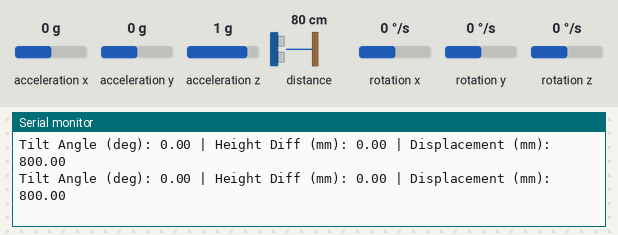
The sketch below on a simulated ESP32. Parts: the last lines printed to the serial monitor. The inputs (shaded band) are chosen by the test bench; at power-on: acceleration x 0 g, acceleration z 1 g, distance to the obstacle 80 cm, rotation y 0 °/s, acceleration y 0 g, rotation x 0 °/s, rotation z 0 °/s.

Above: at 1.2 s.
1.3 s: acceleration x set to -1.4 g
At 1.54 s:
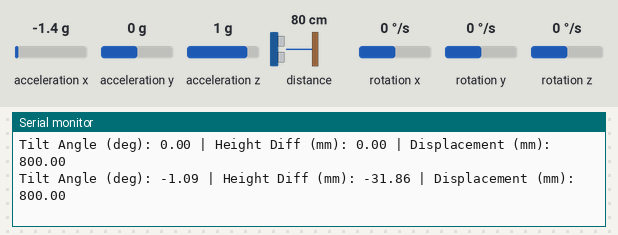
2.8 s: acceleration z set to -1.4 g
At 2.92 s:
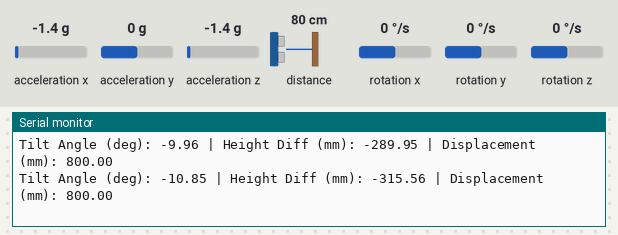
4.3 s: distance to the obstacle set to 2 cm
At 4.31 s:
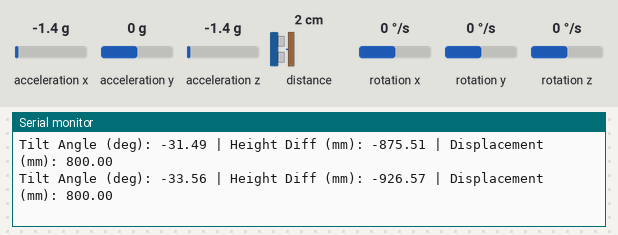
5.8 s: rotation y set to -192 °/s
At 5.83 s:
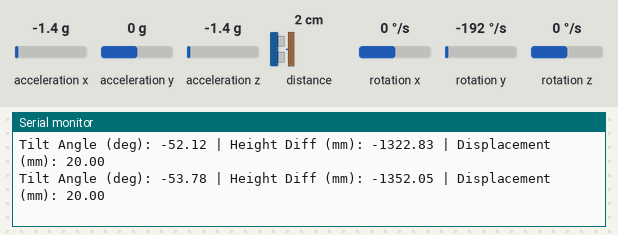
Timing chart, 0 to 8.3 s (numbered marks = the images above; inputs shaded):
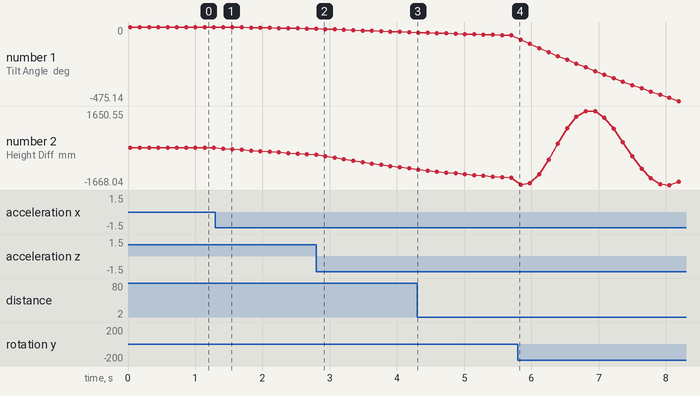

The sketch:

code.ino
```cpp
#include <Wire.h>
#include <MPU6050.h>
#include <Adafruit_VL53L0X.h>

#define SDA_PIN 21
#define SCL_PIN 22

#define BASELINE_MM 1676.0   // Given baseline

MPU6050 mpu;
Adafruit_VL53L0X lox = Adafruit_VL53L0X();

// Complementary filter variables
float angle = 0.0;
float alpha = 0.98;
unsigned long prevTime = 0;

void setup() {
  Serial.begin(115200);
  Wire.begin(SDA_PIN, SCL_PIN);

  // MPU6050 Init
  mpu.initialize();
  if (!mpu.testConnection()) {
    Serial.println("MPU6050 connection failed!");
    while (1);
  }

  // VL53L0X Init
  if (!lox.begin()) {
    Serial.println("VL53L0X not detected!");
    while (1);
  }

  prevTime = millis();
  Serial.println("System Initialized Successfully");
}

void loop() {

  // ---------- IMU READ ----------
  int16_t ax, ay, az;
  int16_t gx, gy, gz;

  mpu.getMotion6(&ax, &ay, &az, &gx, &gy, &gz);

  // Convert accelerometer to angle (pitch)
  float accelAngle = atan2(ax, az) * 180 / PI;

  // Gyro rate (deg/sec)
  float gyroRate = gy / 131.0;

  unsigned long currentTime = millis();
  float dt = (currentTime - prevTime) / 1000.0;
  prevTime = currentTime;

  // Complementary filter
  angle = alpha * (angle + gyroRate * dt) + (1 - alpha) * accelAngle;

  // Convert angle → height difference
  float angleRad = angle * PI / 180.0;
  float heightDiff = BASELINE_MM * sin(angleRad);

  // ---------- VL53L0X READ ----------
  VL53L0X_RangingMeasurementData_t measure;
  lox.rangingTest(&measure, false);

  float displacementMM = 0;

  if (measure.RangeStatus != 4) {
    displacementMM = measure.RangeMilliMeter;
  }

  // ---------- OUTPUT ----------
  Serial.print("Tilt Angle (deg): ");
  Serial.print(angle, 2);

  Serial.print(" | Height Diff (mm): ");
  Serial.print(heightDiff, 2);

  Serial.print(" | Displacement (mm): ");
  Serial.println(displacementMM, 2);

  delay(100);
}
```

Measured:
- after the input at 1.3 s, the serial monitor: prints a new line after 0.12 s (image 1)
- plotted number 1: 0 → -10.85 after the input at 1.3 s, -10.85 → -33.56 after the input at 2.8 s, -53.78 → -475.14 after the input at 5.8 s
- plotted number 2: 0 → -315.56 after the input at 1.3 s, -315.56 → -926.57 after the input at 2.8 s, -1352.05 → -1517.24 after the input at 5.8 s
